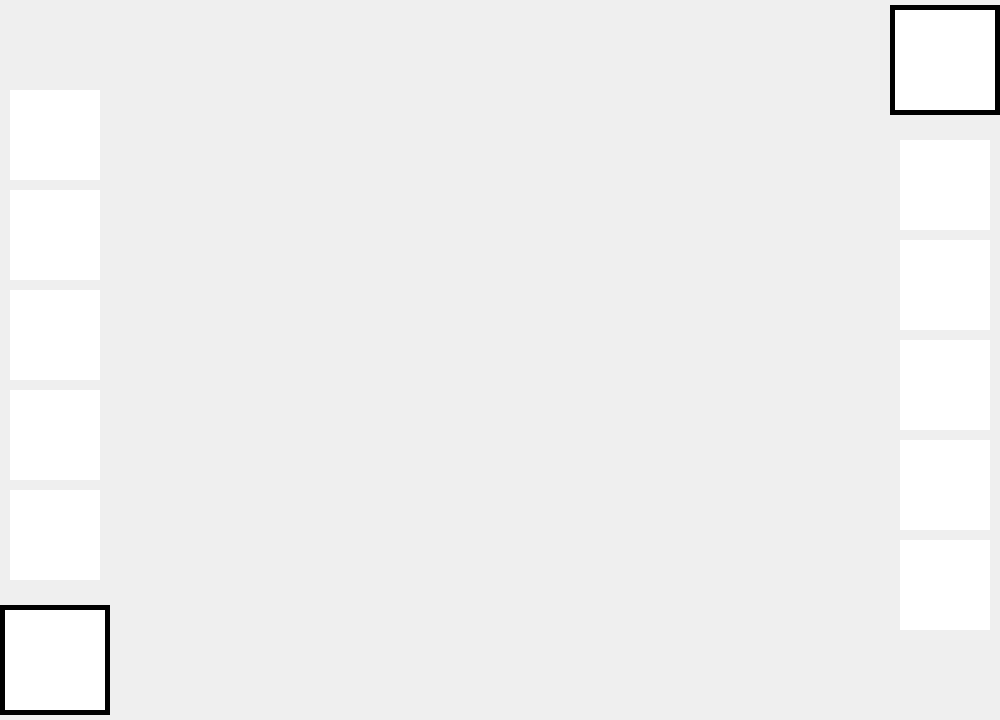
<?xml version="1.0" encoding="UTF-8"?>
<ui version="4.0">
 <class>GameChild</class>
 <widget class="QMdiSubWindow" name="GameChild">
  <property name="geometry">
   <rect>
    <x>0</x>
    <y>0</y>
    <width>1000</width>
    <height>720</height>
   </rect>
  </property>
  <property name="sizePolicy">
   <sizepolicy hsizetype="Fixed" vsizetype="Fixed">
    <horstretch>0</horstretch>
    <verstretch>0</verstretch>
   </sizepolicy>
  </property>
  <property name="minimumSize">
   <size>
    <width>1000</width>
    <height>720</height>
   </size>
  </property>
  <property name="maximumSize">
   <size>
    <width>1000</width>
    <height>720</height>
   </size>
  </property>
  <property name="windowTitle">
   <string>MainWindow</string>
  </property>
  <property name="styleSheet">
   <string notr="true">#GameChild{

background-image: url(:/res/Images/Backgrounds/Hanamura.png);
}</string>
  </property>
  <widget class="QLabel" name="grid1_label">
   <property name="geometry">
    <rect>
     <x>110</x>
     <y>5</y>
     <width>780</width>
     <height>350</height>
    </rect>
   </property>
   <property name="sizePolicy">
    <sizepolicy hsizetype="Fixed" vsizetype="Fixed">
     <horstretch>0</horstretch>
     <verstretch>0</verstretch>
    </sizepolicy>
   </property>
   <property name="minimumSize">
    <size>
     <width>780</width>
     <height>350</height>
    </size>
   </property>
   <property name="maximumSize">
    <size>
     <width>780</width>
     <height>350</height>
    </size>
   </property>
   <property name="styleSheet">
    <string notr="true">background-image: url(:/res/Images/Backgrounds/Grid.png);
background-color: rgba(255,255,255, .44);</string>
   </property>
   <property name="text">
    <string/>
   </property>
  </widget>
  <widget class="QLabel" name="grid1_label_2">
   <property name="geometry">
    <rect>
     <x>110</x>
     <y>365</y>
     <width>780</width>
     <height>350</height>
    </rect>
   </property>
   <property name="sizePolicy">
    <sizepolicy hsizetype="Fixed" vsizetype="Fixed">
     <horstretch>0</horstretch>
     <verstretch>0</verstretch>
    </sizepolicy>
   </property>
   <property name="minimumSize">
    <size>
     <width>780</width>
     <height>350</height>
    </size>
   </property>
   <property name="maximumSize">
    <size>
     <width>780</width>
     <height>350</height>
    </size>
   </property>
   <property name="styleSheet">
    <string notr="true">background-image: url(:/res/Images/Backgrounds/Grid.png);
background-color: rgba(255,255,255, .44);</string>
   </property>
   <property name="text">
    <string/>
   </property>
  </widget>
  <widget class="QLabel" name="Picon5">
   <property name="geometry">
    <rect>
     <x>10</x>
     <y>90</y>
     <width>90</width>
     <height>90</height>
    </rect>
   </property>
   <property name="styleSheet">
    <string notr="true">background-color: white;</string>
   </property>
   <property name="text">
    <string/>
   </property>
  </widget>
  <widget class="QLabel" name="Picon4">
   <property name="geometry">
    <rect>
     <x>10</x>
     <y>190</y>
     <width>90</width>
     <height>90</height>
    </rect>
   </property>
   <property name="styleSheet">
    <string notr="true">background-color: white;</string>
   </property>
   <property name="text">
    <string/>
   </property>
  </widget>
  <widget class="QLabel" name="Picon3">
   <property name="geometry">
    <rect>
     <x>10</x>
     <y>290</y>
     <width>90</width>
     <height>90</height>
    </rect>
   </property>
   <property name="styleSheet">
    <string notr="true">background-color: white;</string>
   </property>
   <property name="text">
    <string/>
   </property>
  </widget>
  <widget class="QLabel" name="Picon2">
   <property name="geometry">
    <rect>
     <x>10</x>
     <y>390</y>
     <width>90</width>
     <height>90</height>
    </rect>
   </property>
   <property name="styleSheet">
    <string notr="true">background-color: white;</string>
   </property>
   <property name="text">
    <string/>
   </property>
  </widget>
  <widget class="QLabel" name="Picon1">
   <property name="geometry">
    <rect>
     <x>10</x>
     <y>490</y>
     <width>90</width>
     <height>90</height>
    </rect>
   </property>
   <property name="styleSheet">
    <string notr="true">background-color: white;</string>
   </property>
   <property name="text">
    <string/>
   </property>
  </widget>
  <widget class="QLabel" name="Eicon1">
   <property name="geometry">
    <rect>
     <x>900</x>
     <y>140</y>
     <width>90</width>
     <height>90</height>
    </rect>
   </property>
   <property name="styleSheet">
    <string notr="true">background-color: white;</string>
   </property>
   <property name="text">
    <string/>
   </property>
  </widget>
  <widget class="QLabel" name="Eicon2">
   <property name="geometry">
    <rect>
     <x>900</x>
     <y>240</y>
     <width>90</width>
     <height>90</height>
    </rect>
   </property>
   <property name="styleSheet">
    <string notr="true">background-color: white;</string>
   </property>
   <property name="text">
    <string/>
   </property>
  </widget>
  <widget class="QLabel" name="Eicon3">
   <property name="geometry">
    <rect>
     <x>900</x>
     <y>340</y>
     <width>90</width>
     <height>90</height>
    </rect>
   </property>
   <property name="styleSheet">
    <string notr="true">background-color: white;</string>
   </property>
   <property name="text">
    <string/>
   </property>
  </widget>
  <widget class="QLabel" name="Eicon4">
   <property name="geometry">
    <rect>
     <x>900</x>
     <y>440</y>
     <width>90</width>
     <height>90</height>
    </rect>
   </property>
   <property name="styleSheet">
    <string notr="true">background-color: white;</string>
   </property>
   <property name="text">
    <string/>
   </property>
  </widget>
  <widget class="QLabel" name="Eicon5">
   <property name="geometry">
    <rect>
     <x>900</x>
     <y>540</y>
     <width>90</width>
     <height>90</height>
    </rect>
   </property>
   <property name="styleSheet">
    <string notr="true">background-color: white;</string>
   </property>
   <property name="text">
    <string/>
   </property>
  </widget>
  <widget class="QLabel" name="pCap">
   <property name="geometry">
    <rect>
     <x>5</x>
     <y>610</y>
     <width>100</width>
     <height>100</height>
    </rect>
   </property>
   <property name="styleSheet">
    <string notr="true">background-color: white;</string>
   </property>
   <property name="text">
    <string/>
   </property>
  </widget>
  <widget class="QLabel" name="eCap">
   <property name="geometry">
    <rect>
     <x>895</x>
     <y>10</y>
     <width>100</width>
     <height>100</height>
    </rect>
   </property>
   <property name="styleSheet">
    <string notr="true">background-color: white;</string>
   </property>
   <property name="text">
    <string/>
   </property>
  </widget>
  <widget class="QLabel" name="p_back">
   <property name="geometry">
    <rect>
     <x>0</x>
     <y>605</y>
     <width>110</width>
     <height>110</height>
    </rect>
   </property>
   <property name="styleSheet">
    <string notr="true">background-color: #37759c;
border: 5px solid black;</string>
   </property>
   <property name="text">
    <string/>
   </property>
  </widget>
  <widget class="QLabel" name="e_back">
   <property name="geometry">
    <rect>
     <x>890</x>
     <y>5</y>
     <width>110</width>
     <height>110</height>
    </rect>
   </property>
   <property name="styleSheet">
    <string notr="true">background-color: #a82828;
border: 5px solid black;</string>
   </property>
   <property name="text">
    <string/>
   </property>
  </widget>
  <widget class="QLabel" name="Picon1_back">
   <property name="geometry">
    <rect>
     <x>10</x>
     <y>490</y>
     <width>90</width>
     <height>90</height>
    </rect>
   </property>
   <property name="styleSheet">
    <string notr="true">background-color: rgba(255,255,255, .62);</string>
   </property>
   <property name="text">
    <string/>
   </property>
  </widget>
  <widget class="QLabel" name="Picon2_back">
   <property name="geometry">
    <rect>
     <x>10</x>
     <y>390</y>
     <width>90</width>
     <height>90</height>
    </rect>
   </property>
   <property name="styleSheet">
    <string notr="true">background-color: rgba(255,255,255, .62);</string>
   </property>
   <property name="text">
    <string/>
   </property>
  </widget>
  <widget class="QLabel" name="Picon3_back">
   <property name="geometry">
    <rect>
     <x>10</x>
     <y>290</y>
     <width>90</width>
     <height>90</height>
    </rect>
   </property>
   <property name="styleSheet">
    <string notr="true">background-color: rgba(255,255,255, .62);</string>
   </property>
   <property name="text">
    <string/>
   </property>
  </widget>
  <widget class="QLabel" name="Picon4_back">
   <property name="geometry">
    <rect>
     <x>10</x>
     <y>190</y>
     <width>90</width>
     <height>90</height>
    </rect>
   </property>
   <property name="styleSheet">
    <string notr="true">background-color: rgba(255,255,255, .62);</string>
   </property>
   <property name="text">
    <string/>
   </property>
  </widget>
  <widget class="QLabel" name="Picon5_back">
   <property name="geometry">
    <rect>
     <x>10</x>
     <y>90</y>
     <width>90</width>
     <height>90</height>
    </rect>
   </property>
   <property name="styleSheet">
    <string notr="true">background-color: rgba(255,255,255, .62);</string>
   </property>
   <property name="text">
    <string/>
   </property>
  </widget>
  <widget class="QLabel" name="Eicon1_back">
   <property name="geometry">
    <rect>
     <x>900</x>
     <y>140</y>
     <width>90</width>
     <height>90</height>
    </rect>
   </property>
   <property name="styleSheet">
    <string notr="true">background-color: rgba(255,255,255, .62);</string>
   </property>
   <property name="text">
    <string/>
   </property>
  </widget>
  <widget class="QLabel" name="Eicon2_back">
   <property name="geometry">
    <rect>
     <x>900</x>
     <y>240</y>
     <width>90</width>
     <height>90</height>
    </rect>
   </property>
   <property name="styleSheet">
    <string notr="true">background-color: rgba(255,255,255, .62);</string>
   </property>
   <property name="text">
    <string/>
   </property>
  </widget>
  <widget class="QLabel" name="Eicon3_back">
   <property name="geometry">
    <rect>
     <x>900</x>
     <y>340</y>
     <width>90</width>
     <height>90</height>
    </rect>
   </property>
   <property name="styleSheet">
    <string notr="true">background-color: rgba(255,255,255, .62);</string>
   </property>
   <property name="text">
    <string/>
   </property>
  </widget>
  <widget class="QLabel" name="Eicon4_back">
   <property name="geometry">
    <rect>
     <x>900</x>
     <y>440</y>
     <width>90</width>
     <height>90</height>
    </rect>
   </property>
   <property name="styleSheet">
    <string notr="true">background-color: rgba(255,255,255, .62);</string>
   </property>
   <property name="text">
    <string/>
   </property>
  </widget>
  <widget class="QLabel" name="Eicon5_back">
   <property name="geometry">
    <rect>
     <x>900</x>
     <y>540</y>
     <width>90</width>
     <height>90</height>
    </rect>
   </property>
   <property name="styleSheet">
    <string notr="true">background-color: rgba(255,255,255, .62);</string>
   </property>
   <property name="text">
    <string/>
   </property>
  </widget>
  <zorder>Eicon5_back</zorder>
  <zorder>Eicon4_back</zorder>
  <zorder>Eicon3_back</zorder>
  <zorder>Eicon2_back</zorder>
  <zorder>Eicon1_back</zorder>
  <zorder>Picon5_back</zorder>
  <zorder>Picon4_back</zorder>
  <zorder>Picon3_back</zorder>
  <zorder>Picon2_back</zorder>
  <zorder>Picon1_back</zorder>
  <zorder>e_back</zorder>
  <zorder>p_back</zorder>
  <zorder>grid1_label</zorder>
  <zorder>grid1_label_2</zorder>
  <zorder>Picon5</zorder>
  <zorder>Picon4</zorder>
  <zorder>Picon3</zorder>
  <zorder>Picon2</zorder>
  <zorder>Picon1</zorder>
  <zorder>Eicon1</zorder>
  <zorder>Eicon2</zorder>
  <zorder>Eicon3</zorder>
  <zorder>Eicon4</zorder>
  <zorder>Eicon5</zorder>
  <zorder>pCap</zorder>
  <zorder>eCap</zorder>
 </widget>
 <customwidgets>
  <customwidget>
   <class>QMdiSubWindow</class>
   <extends>QWidget</extends>
   <header>qmdisubwindow.h</header>
   <container>1</container>
  </customwidget>
 </customwidgets>
 <resources/>
 <connections/>
</ui>
